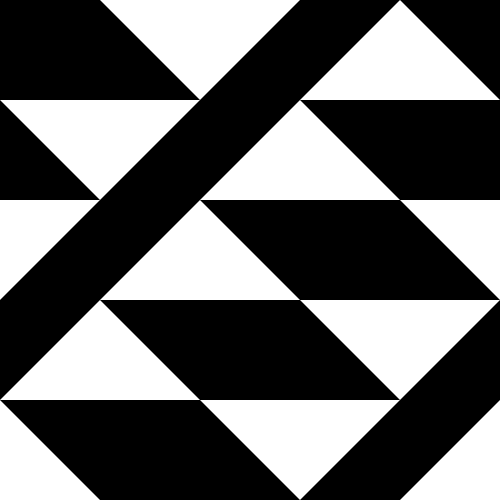
Frame 1 (no input)
Frame 60 (no input): identical to frame 1, image omitted
Frame 120 (the mouse pressed at the canvas centre since frame 60): identical to frame 1, image omitted

The p5.js sketch that drew this single still picture (run headless with seeded random() and noise() and a simulated clock; from frame 60 on, the mouse is pressed at the canvas centre):

// p5.js sketch
// ── sketch.js
const FRAME_RATE = 30;
const GRID_NUMBER = 5;
const TEXT_SIZE = 24;
const CANVAS_SIZE = 500;
const CELL_SIZE = CANVAS_SIZE/GRID_NUMBER;
let debug = false;

function setup() {
  frameRate(FRAME_RATE);
  createCanvas(CANVAS_SIZE, CANVAS_SIZE);
  background(255);
  noStroke();
  textSize(TEXT_SIZE);
  textFont("monospace");
}

function draw() {
  background(255);
  for(let i=0; i<GRID_NUMBER; i++) {
    for(let j=0; j<GRID_NUMBER; j++) {
      fill(0);
      let id = (i + j) % GRID_NUMBER;
      beginShape();
      switch(id) {
        case 0:
          vertex(i * CELL_SIZE, j * CELL_SIZE);
          vertex((i+1) * CELL_SIZE, j * CELL_SIZE);
          vertex((i+1) * CELL_SIZE, (j+1) * CELL_SIZE);
          vertex(i * CELL_SIZE, (j+1) * CELL_SIZE);
          break;
        case 1:
          vertex(i * CELL_SIZE, j * CELL_SIZE);
          vertex((i+1) * CELL_SIZE, (j+1) * CELL_SIZE);
          vertex(i * CELL_SIZE, (j+1) * CELL_SIZE);
          break;
        case 2:
          vertex((i+1) * CELL_SIZE, j * CELL_SIZE);
          vertex((i+1) * CELL_SIZE, (j+1) * CELL_SIZE);
          vertex(i * CELL_SIZE, (j+1) * CELL_SIZE);
          break;
        case 3:
          vertex(i * CELL_SIZE, j * CELL_SIZE);
          vertex((i+1) * CELL_SIZE, (j) * CELL_SIZE);
          vertex(i * CELL_SIZE, (j+1) * CELL_SIZE);
          break;
        case 4:
          vertex(i * CELL_SIZE, j * CELL_SIZE);
          vertex((i+1) * CELL_SIZE, j * CELL_SIZE);
          vertex((i+1) * CELL_SIZE, (j+1) * CELL_SIZE);
          break;
        default:
          console.log("out of GRID_NUMBER");
      }
      endShape(CLOSE);
      if(debug) {
        fill(0, 255, 0);
        text(id, i * CELL_SIZE, j * CELL_SIZE + TEXT_SIZE);
      }
    }
  }
}

function mouseReleased() {
  debug = !debug;
}

function touchEnded() {
  debug = !debug;
}
